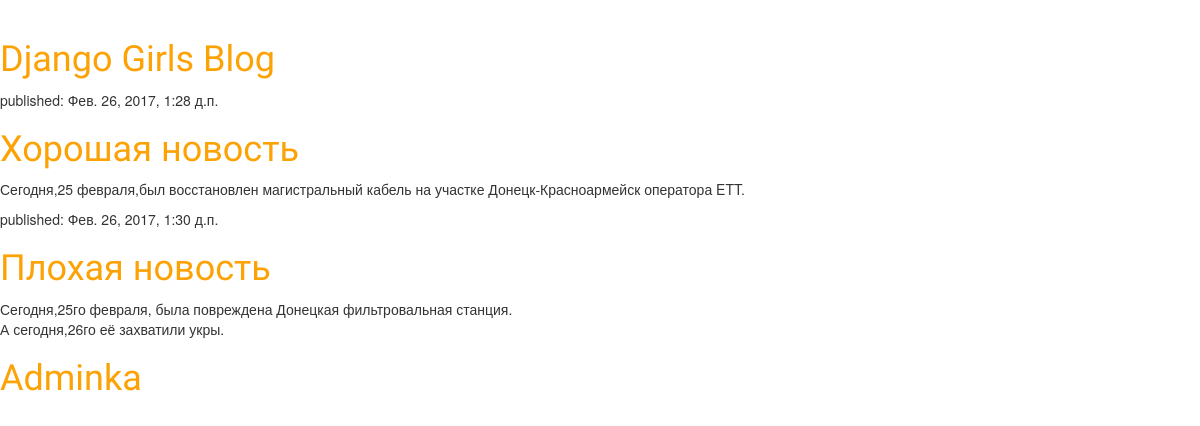
The page / on the database its author committed.
### shop/models.py (models this page shows, shortened)
class Post(models.Model):
    author = models.ForeignKey('auth.User')
    title = models.CharField(max_length=200)
    text = models.TextField()
    name = models.CharField(max_length=100,default=None)
    created_date = models.DateTimeField(
            default=timezone.now)
    published_date = models.DateTimeField(
            blank=True, null=True)

### shop/views.py (the view)
# urls.py: url(r'^$', views.post_list, name='post_list'),
def post_list(request):
    posts = Post.objects.all()
    return render(request, 'shop/post_list.html', {'posts': posts})

### shop/templates/shop/post_list.html (shortened to what this page needs)
{% load staticfiles %}
<html>
        <head>
<link rel="stylesheet" href="//maxcdn.bootstrapcdn.com/bootstrap/3.2.0/css/bootstrap.min.css">
<link rel="stylesheet" href="//maxcdn.bootstrapcdn.com/bootstrap/3.2.0/css/bootstrap-theme.min.css">
<link rel="stylesheet" href="{% static 'css/main.css' %}">
</head>
        <body>
<div>
        <h1><a href="/">Django Girls Blog</a></h1>
    </div>
    {% for post in posts %}
        <div>
            <p>published: {{ post.published_date }}</p>
            <h1><a href="">{{ post.title }}</a></h1>
            <p>{{ post.text|linebreaksbr }}</p>
        </div>
    {% endfor %}
<div>
            <h1><a href="/admin/">Adminka</a></h1>
        </div>
</body>
    </html>

### shop/static/css/main.css (style rules this page uses)
h1 a { color: #FCA205; font-family: 'Lobster'; }
body { padding-top: 20px; }

### rows shown on the page
Post: published_date "Фев. 26, 2017, 1:28 д.п.", title "Хорошая новость", text "Сегодня,25 февраля,был восстановлен магистральный кабель на участке Донецк-Красноармейск оператора ETT."
Post: published_date "Фев. 26, 2017, 1:30 д.п.", title "Плохая новость", text "Сегодня,25го февраля, была повреждена Донецкая фильтровальная станция. А сегодня,26го её захватили укры."
